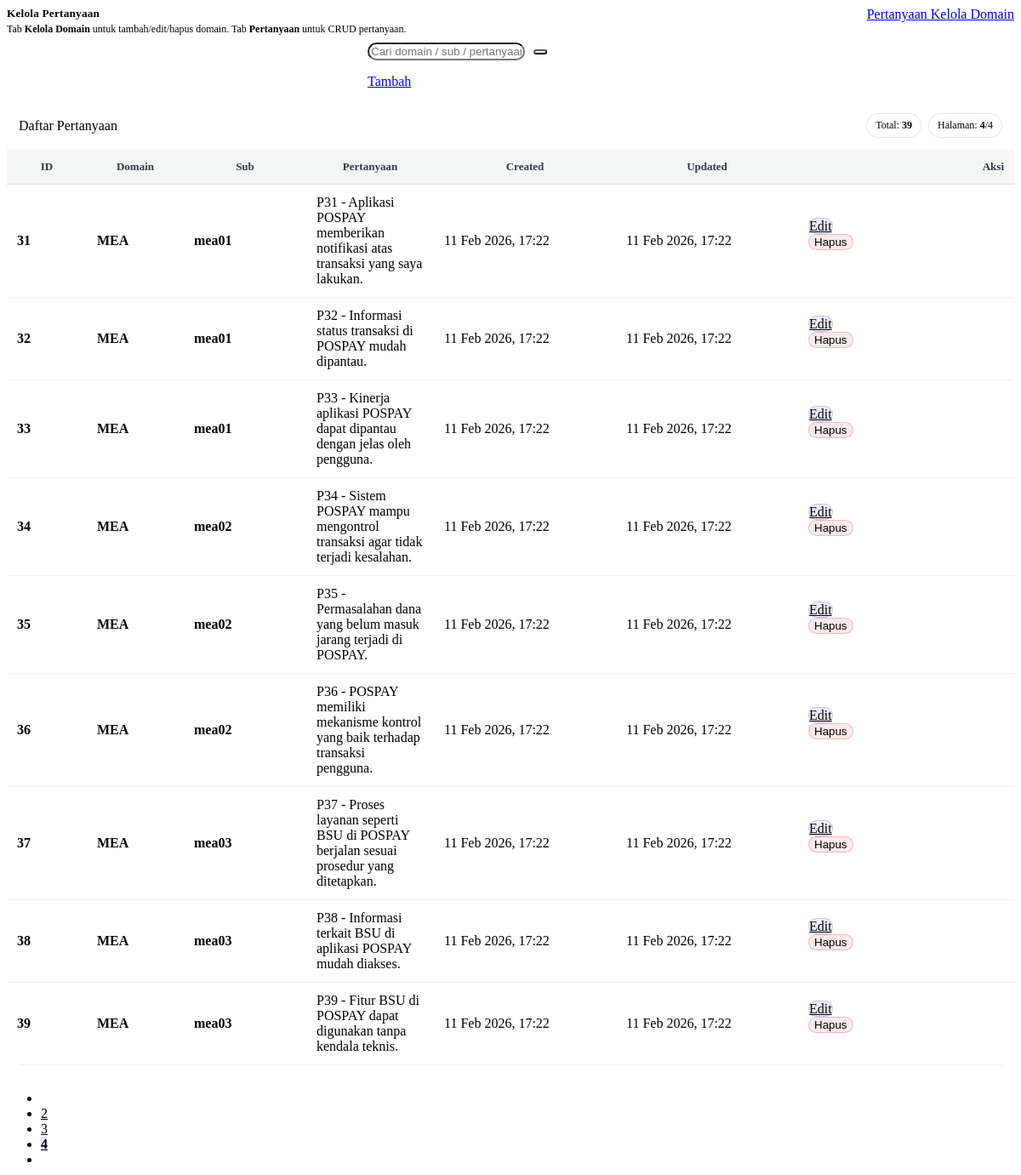
Page /dashboard.php?menu=kelola_pertanyaan&tab=pertanyaan&page=4 (signed in) on the committed database.
### tables this page shows
CREATE TABLE `pertanyaan` (
  `id_pertanyaan` int(11) NOT NULL,
  `id_domain` int(11) NOT NULL,
  `sub_domain` varchar(50) NOT NULL,
  `pertanyaan_text` text NOT NULL,
  `created_at` timestamp NOT NULL DEFAULT current_timestamp(),
  `updated_at` timestamp NOT NULL DEFAULT current_timestamp() ON UPDATE current_timestamp()
);

CREATE TABLE `domain` (
  `id_domain` int(11) NOT NULL,
  `kode` varchar(10) NOT NULL,
  `nama` varchar(150) NOT NULL,
  `created_at` timestamp NOT NULL DEFAULT current_timestamp(),
  `updated_at` timestamp NOT NULL DEFAULT current_timestamp() ON UPDATE current_timestamp()
);

### dashboard.php (the view, shortened to what this page needs)
<?php
require_once __DIR__ . '/../config/koneksi.php';
try {
  function e($s){ return htmlspecialchars((string)$s, ENT_QUOTES, 'UTF-8'); }
  $csrf = $_SESSION['csrf_token'];
  function fmt_date($s){
    $s = (string)$s;
    $t = strtotime($s);
    return $t ? date('d M Y, H:i', $t) : e($s);
  }
  function load_domains(mysqli $db){
    $rows = [];
    $byId = [];
    $st = $db->prepare("SELECT id_domain, kode, nama, created_at, updated_at FROM `domain` ORDER BY id_domain ASC");
    $st->execute();
    $rs = $st->get_result();
    while ($r = $rs->fetch_assoc()) {
      $id = (int)$r['id_domain'];
      $kode = strtoupper(trim((string)$r['kode']));
      $nama = trim((string)$r['nama']);
      if ($id>0 && $kode!=='') {
        $rows[] = [
          'id_domain'=>$id,'kode'=>$kode,'nama'=>$nama,
          'created_at'=>($r['created_at'] ?? ''),'updated_at'=>($r['updated_at'] ?? '')
        ];
        $byId[$id] = ['kode'=>$kode,'nama'=>$nama];
      }
    }
    return [$rows, $byId];
  }
  [$domainRows, $domainById] = load_domains($koneksi);
  $tab       = $_GET['tab'] ?? 'pertanyaan';
  $action    = $_GET['action'] ?? '';
  $editDomain = null;
  $search = trim((string)($_GET['q'] ?? ''));
  $page   = max(1, (int)($_GET['page'] ?? 1));
  $limit  = 10;
  $offset = ($page - 1) * $limit;
  $where = "1=1";
  $like  = null;
  $sqlCount = "SELECT COUNT(*) AS total
               FROM pertanyaan p
               JOIN `domain` d ON d.id_domain=p.id_domain
               WHERE $where";
  $st = $koneksi->prepare($sqlCount);
  $st->execute();
  $total = (int)($st->get_result()->fetch_assoc()['total'] ?? 0);
  $totalPages = max(1, (int)ceil($total / $limit));
  $sqlList = "SELECT p.id_pertanyaan, d.kode AS domain, p.sub_domain, p.pertanyaan_text,
                     p.created_at, p.updated_at, p.id_domain
              FROM pertanyaan p
              JOIN `domain` d ON d.id_domain=p.id_domain
              WHERE $where
              ORDER BY p.id_pertanyaan ASC
              LIMIT ? OFFSET ?";
  $st = $koneksi->prepare($sqlList);
  if ($search !== '') {
    $st->bind_param("sssii", $like, $like, $like, $limit, $offset);
  } else {
    $st->bind_param("ii", $limit, $offset);
  }
  $st->execute();
  $list = $st->get_result();
  ?>
  <div class="q-wrap">
    <div class="q-head">
      <div>
        <h5 class="q-title">Kelola Pertanyaan</h5>
        <div class="q-sub">Tab <b>Kelola Domain</b> untuk tambah/edit/hapus domain. Tab <b>Pertanyaan</b> untuk CRUD pertanyaan.</div>
      </div>
      <div class="d-flex gap-2 q-tabs">
        <a class="btn <?= ($tab==='pertanyaan')?'btn-primary':'btn-outline-primary'; ?>"
           href="dashboard.php?menu=kelola_pertanyaan&tab=pertanyaan" style="border-radius:14px;">
          <i class="bi bi-patch-question"></i> Pertanyaan
        </a>
        <a class="btn <?= ($tab==='domain')?'btn-primary':'btn-outline-primary'; ?>"
           href="dashboard.php?menu=kelola_pertanyaan&tab=domain" style="border-radius:14px;">
          <i class="bi bi-diagram-3"></i> Kelola Domain
        </a>
      </div>
    </div>
    <?php if ($tab === 'domain'): ?>
      <div class="q-card q-form">
        <div class="hd">
          <div class="fw-semibold">
            <i class="bi bi-diagram-3 me-1"></i>
            <?= ($action==='domain_edit' && $editDomain) ? 'Edit Domain' : 'Tambah Domain'; ?>
          </div>
        </div>
        <div style="padding:14px;">
          <form method="post" class="row g-3">
            <input type="hidden" name="csrf" value="<?= e($csrf); ?>">
            <?php if ($action==='domain_edit' && $editDomain): ?>
              <input type="hidden" name="action" value="domain_update">
              <input type="hidden" name="id_domain" value="<?= (int)$editDomain['id_domain']; ?>">
            <?php else: ?>
              <input type="hidden" name="action" value="domain_create">
            <?php endif; ?>
            <div class="col-md-3">
              <label class="form-label">Kode</label>
              <input class="form-control" name="kode" required placeholder="APO"
                     value="<?= e($editDomain['kode'] ?? ''); ?>">
            </div>
            <div class="col-md-6">
              <label class="form-label">Nama Domain</label>
              <input class="form-control" name="nama" required placeholder="Align, Plan and Organize"
                     value="<?= e($editDomain['nama'] ?? ''); ?>">
            </div>
            <div class="col-md-3 d-flex align-items-end gap-2">
              <button class="btn btn-primary" style="border-radius:14px;" type="submit">
                <i class="bi bi-save"></i> Simpan
              </button>
              <?php if ($action==='domain_edit'): ?>
                <a class="btn btn-outline-secondary" style="border-radius:14px;"
                   href="dashboard.php?menu=kelola_pertanyaan&tab=domain">Batal</a>
              <?php endif; ?>
            </div>
          </form>
        </div>
      </div>
      <div class="q-card">
        <div class="hd">
          <div class="fw-semibold"><i class="bi bi-list-ul me-1"></i> Daftar Domain</div>
          <div class="q-chipline">
            <span class="q-chip">Total: <b><?= number_format(count($domainRows)); ?></b></span>
          </div>
        </div>
        <div class="q-table-wrap">
          <table class="q-table" style="min-width:860px;">
            <thead>
              <tr>
                <th style="width:90px;">ID</th>
                <th style="width:140px;">Kode</th>
                <th>Nama</th>
                <th style="width:230px; text-align:right;">Aksi</th>
              </tr>
            </thead>
            <tbody>
              <?php if (!$domainRows): ?>
                <tr><td colspan="4" style="text-align:center; padding:26px; color:var(--muted);">Belum ada domain.</td></tr>
              <?php else: ?>
                <?php foreach ($domainRows as $d): ?>
                  <tr class="q-row">
                    <td style="font-weight:900;"><?= (int)$d['id_domain']; ?></td>
                    <td><span class="badge text-bg-primary" style="border-radius:999px; font-weight:900;"><?= e($d['kode']); ?></span></td>
                    <td><?= e($d['nama']); ?></td>
                    <td class="text-end q-actions">
                      <a class="btn btn-sm btn-soft-primary"
                         href="dashboard.php?menu=kelola_pertanyaan&tab=domain&action=domain_edit&id_domain=<?= (int)$d['id_domain']; ?>">
                        <i class="bi bi-pencil"></i> Edit
                      </a>
                      <form method="post" class="d-inline"
                            action="dashboard.php?menu=kelola_pertanyaan&tab=domain"
                            onsubmit="return confirm('Yakin hapus domain ini? (Tidak bisa jika masih dipakai pertanyaan)');">
                        <input type="hidden" name="csrf" value="<?= e($csrf); ?>">
                        <input type="hidden" name="action" value="domain_delete">
                        <input type="hidden" name="id_domain" value="<?= (int)$d['id_domain']; ?>">
                        <button class="btn btn-sm btn-soft-danger" type="submit">
                          <i class="bi bi-trash"></i> Hapus
                        </button>
                      </form>
                    </td>
                  </tr>
                <?php endforeach; ?>
              <?php endif; ?>
            </tbody>
          </table>
        </div>
      </div>
    <?php else: ?>
      <div class="q-head" style="margin-top:-6px;">
        <div class="d-flex gap-2 align-items-center" style="max-width:760px; width:100%;">
          <form class="q-search flex-grow-1" method="get" action="dashboard.php">
            <input class="form-control" type="text" name="q" placeholder="Cari domain / sub / pertanyaan..." value="<?= e($search); ?>">
            <button class="btn btn-primary" type="submit"><i class="bi bi-search"></i></button>
          </form>
          <a class="btn btn-outline-primary" style="border-radius:14px; white-space:nowrap;"
             href="dashboard.php?menu=kelola_pertanyaan&tab=pertanyaan&action=add">
            <i class="bi bi-plus-circle"></i> Tambah
          </a>
        </div>
      </div>
      <div class="q-card">
        <div class="hd">
          <div class="fw-semibold"><i class="bi bi-patch-question me-1"></i> Daftar Pertanyaan</div>
          <div class="q-chipline">
            <span class="q-chip">Total: <b><?= number_format($total); ?></b></span>
            <span class="q-chip">Halaman: <b><?= (int)$page; ?></b>/<?= (int)$totalPages; ?></span>
          </div>
        </div>
        <div class="q-table-wrap">
          <table class="q-table">
            <thead>
              <tr>
                <th style="width:70px;">ID</th>
                <th style="width:90px;">Domain</th>
                <th style="width:120px;">Sub</th>
                <th>Pertanyaan</th>
                <th style="width:190px;">Created</th>
                <th style="width:190px;">Updated</th>
                <th style="width:230px; text-align:right;">Aksi</th>
              </tr>
            </thead>
            <tbody>
              <?php if ($list->num_rows === 0): ?>
                <tr>
                  <td colspan="7" style="text-align:center; padding:26px; color:var(--muted);">
                    <?= ($search !== '') ? 'Data tidak ditemukan.' : 'Belum ada pertanyaan.'; ?>
                  </td>
                </tr>
              <?php else: ?>
                <?php while ($row = $list->fetch_assoc()): ?>
                  <tr class="q-row">
                    <td style="font-weight:900;"><?= (int)$row['id_pertanyaan']; ?></td>
                    <td><span class="badge text-bg-primary" style="border-radius:999px; font-weight:900;"><?= e($row['domain']); ?></span></td>
                    <td><span class="badge text-bg-secondary" style="border-radius:999px; font-weight:900;"><?= e($row['sub_domain']); ?></span></td>
                    <td><?= e($row['pertanyaan_text']); ?></td>
                    <td class="small text-muted"><?= e(fmt_date($row['created_at'] ?? '')); ?></td>
                    <td class="small text-muted"><?= e(fmt_date($row['updated_at'] ?? '')); ?></td>
                    <td class="text-end q-actions">
                      <a class="btn btn-sm btn-soft-primary"
                         href="dashboard.php?menu=kelola_pertanyaan&tab=pertanyaan&action=edit&id=<?= (int)$row['id_pertanyaan']; ?>">
                        <i class="bi bi-pencil"></i> Edit
                      </a>
                      <form method="post"
                            action="dashboard.php?menu=kelola_pertanyaan&tab=pertanyaan<?= $search!=='' ? '&q='.urlencode($search) : ''; ?>&page=<?= (int)$page; ?>"
                            class="d-inline"
                            onsubmit="return confirm('Yakin hapus pertanyaan ini?');">
                        <button class="btn btn-sm btn-soft-danger" type="submit">
                          <i class="bi bi-trash"></i> Hapus
                        </button>
                      </form>
                    </td>
                  </tr>
                <?php endwhile; ?>
              <?php endif; ?>
            </tbody>
          </table>
        </div>
      </div>
      <?php if ($totalPages > 1): ?>
        <nav class="mt-2">
          <ul class="pagination q-pagi justify-content-end mb-0">
            <?php
              $base = "dashboard.php?menu=kelola_pertanyaan&tab=pertanyaan";
            ?>
            <li class="page-item <?= ($page<=1)?'disabled':''; ?>">
            </li>
            <?php
              $start = max(1, $page - 2);
              $end   = min($totalPages, $page + 2);
              for ($p=$start; $p<=$end; $p++):
            ?>
              <li class="page-item <?= ($p===$page)?'active':''; ?>">
                <a class="page-link" href="<?= e($base . "&page=" . $p); ?>"><?= (int)$p; ?></a>
              </li>
            <?php endfor; ?>
            <li class="page-item <?= ($page>=$totalPages)?'disabled':''; ?>">
            </li>
          </ul>
        </nav>
      <?php endif; ?>
    <?php endif; ?>
  </div>
  <?php
} catch (Throwable $ex) {
  echo '<div class="alert alert-danger" style="border-radius:14px;">';
  echo '<b>Terjadi error:</b><br>';
  echo '<pre style="white-space:pre-wrap;margin-top:8px;">'.htmlspecialchars($ex->getMessage(), ENT_QUOTES, 'UTF-8').'</pre>';
  echo '</div>';
}

### dashboard.php (style rules this page uses)
.q-wrap { display:grid; gap:14px; }
.q-head { display:flex; flex-wrap:wrap; gap:12px; align-items:flex-start; justify-content:space-between; }
.q-title { margin:0; font-weight:900; letter-spacing:.2px; }
.q-sub { color: var(--muted); font-size:12px; margin-top:3px; }
.q-search { display:flex; gap:10px; align-items:center; width: min(720px, 100%); }
.q-search .form-control { border-radius:14px !important; }
.q-search .btn { border-radius:14px !important; }
.q-card { border:1px solid var(--border); border-radius:18px; background: rgba(255,255,255,.02); box-shadow: var(--shadow); overflow:hidden; }
.q-card .hd { padding:14px; border-bottom:1px solid var(--border); display:flex; flex-wrap:wrap; gap:10px; align-items:center; justify-content:space-between; background: rgba(255,255,255,.02); }
.q-chipline { display:flex; flex-wrap:wrap; gap:8px; align-items:center; }
.q-chip { border: 1px solid rgba(17,24,39,.10); background: rgba(255,255,255,.04); border-radius: 999px; padding: 6px 10px; font-size: 12px; color: var(--muted); }
.q-table-wrap { overflow:auto; }
.q-table { width:100%; border-collapse:separate; border-spacing:0; min-width: 980px; }
.q-table thead th { position: sticky; top: 0; z-index: 2; padding: 12px 12px; font-weight: 900; font-size: 13px; border-bottom: 1px solid rgba(17,24,39,.10); background: rgba(17,24,39,.04); color: rgba(17,24,39,.86); backdrop-filter: blur(8px); }
.q-table tbody td { padding: 12px 12px; border-bottom: 1px solid rgba(17,24,39,.06); color: var(--text); vertical-align: middle; }
.q-row { transition: background-color .12s ease; }
.q-actions .btn { border-radius: 12px !important; }
.btn-soft-primary { border:1px solid rgba(90,84,232,.28) !important; background: rgba(90,84,232,.10) !important; color: var(--text) !important; }
.btn-soft-danger { border: 1px solid rgba(220,53,69,.28) !important; background: rgba(220,53,69,.10) !important; color: var(--text) !important; }
.q-tabs a { border-radius:14px !important; }
.q-pagi .page-link { border-radius: 12px !important; border-color: var(--border) !important; color: var(--text) !important; background: rgba(255,255,255,.02) !important; }
.q-pagi .page-item.active .page-link { background: rgba(90,84,232,.18) !important; border-color: rgba(90,84,232,.30) !important; font-weight: 900; }

### rows in the picture
pertanyaan: id_pertanyaan "31", id_domain.kode "MEA", sub_domain "mea01", pertanyaan_text "P31 - Aplikasi POSPAY memberikan notifikasi atas transaksi yang saya lakukan.", created_at "11 Feb 2026, 17:22", updated_at "11 Feb 2026, 17:22"
pertanyaan: id_pertanyaan "32", id_domain.kode "MEA", sub_domain "mea01", pertanyaan_text "P32 - Informasi status transaksi di POSPAY mudah dipantau.", created_at "11 Feb 2026, 17:22", updated_at "11 Feb 2026, 17:22"
pertanyaan: id_pertanyaan "33", id_domain.kode "MEA", sub_domain "mea01", pertanyaan_text "P33 - Kinerja aplikasi POSPAY dapat dipantau dengan jelas oleh pengguna.", created_at "11 Feb 2026, 17:22", updated_at "11 Feb 2026, 17:22"
pertanyaan: id_pertanyaan "34", id_domain.kode "MEA", sub_domain "mea02", pertanyaan_text "P34 - Sistem POSPAY mampu mengontrol transaksi agar tidak terjadi kesalahan.", created_at "11 Feb 2026, 17:22", updated_at "11 Feb 2026, 17:22"
pertanyaan: id_pertanyaan "35", id_domain.kode "MEA", sub_domain "mea02", pertanyaan_text "P35 - Permasalahan dana yang belum masuk jarang terjadi di POSPAY.", created_at "11 Feb 2026, 17:22", updated_at "11 Feb 2026, 17:22"
pertanyaan: id_pertanyaan "36", id_domain.kode "MEA", sub_domain "mea02", pertanyaan_text "P36 - POSPAY memiliki mekanisme kontrol yang baik terhadap transaksi pengguna.", created_at "11 Feb 2026, 17:22", updated_at "11 Feb 2026, 17:22"
pertanyaan: id_pertanyaan "37", id_domain.kode "MEA", sub_domain "mea03", pertanyaan_text "P37 - Proses layanan seperti BSU di POSPAY berjalan sesuai prosedur yang ditetapkan.", created_at "11 Feb 2026, 17:22", updated_at "11 Feb 2026, 17:22"
pertanyaan: id_pertanyaan "38", id_domain.kode "MEA", sub_domain "mea03", pertanyaan_text "P38 - Informasi terkait BSU di aplikasi POSPAY mudah diakses.", created_at "11 Feb 2026, 17:22", updated_at "11 Feb 2026, 17:22"
pertanyaan: id_pertanyaan "39", id_domain.kode "MEA", sub_domain "mea03", pertanyaan_text "P39 - Fitur BSU di POSPAY dapat digunakan tanpa kendala teknis.", created_at "11 Feb 2026, 17:22", updated_at "11 Feb 2026, 17:22"

### other values in the picture
$total "39"
$page "4"
$totalPages "4"
